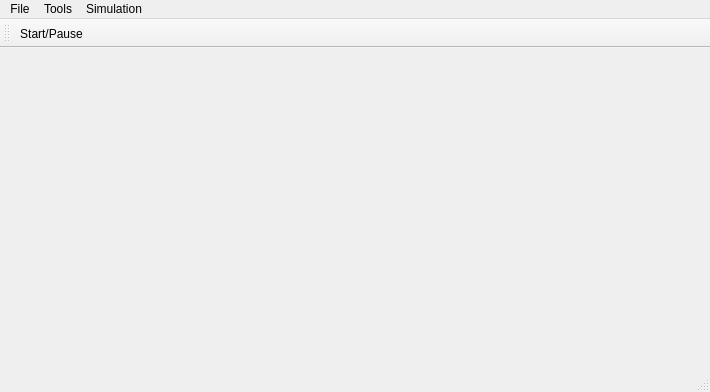
<?xml version="1.0" encoding="UTF-8"?>
<ui version="4.0">
 <class>MainWindow</class>
 <widget class="QMainWindow" name="MainWindow">
  <property name="geometry">
   <rect>
    <x>0</x>
    <y>0</y>
    <width>710</width>
    <height>392</height>
   </rect>
  </property>
  <property name="windowTitle">
   <string/>
  </property>
  <widget class="QWidget" name="centralwidget"/>
  <widget class="QStatusBar" name="statusbar"/>
  <widget class="QMenuBar" name="menubar">
   <property name="geometry">
    <rect>
     <x>0</x>
     <y>0</y>
     <width>710</width>
     <height>27</height>
    </rect>
   </property>
   <widget class="QMenu" name="menuFile">
    <property name="title">
     <string>File</string>
    </property>
    <addaction name="actionOpen"/>
    <addaction name="actionLoad_Parameters"/>
    <addaction name="separator"/>
    <addaction name="separator"/>
    <addaction name="action_quit"/>
   </widget>
   <widget class="QMenu" name="menuTools_2">
    <property name="title">
     <string>Tools</string>
    </property>
    <addaction name="action_camera_reset"/>
    <addaction name="actionCreate_Video"/>
    <addaction name="actionScreenshot"/>
    <addaction name="actionTake_Screenshots"/>
    <addaction name="actionSave_Binary_Data"/>
   </widget>
   <widget class="QMenu" name="menuSimulation">
    <property name="title">
     <string>Simulation</string>
    </property>
    <addaction name="actionStart_Pause"/>
    <addaction name="actionReset"/>
   </widget>
   <addaction name="menuFile"/>
   <addaction name="menuTools_2"/>
   <addaction name="menuSimulation"/>
  </widget>
  <widget class="QToolBar" name="toolBar">
   <property name="sizePolicy">
    <sizepolicy hsizetype="Preferred" vsizetype="Fixed">
     <horstretch>0</horstretch>
     <verstretch>0</verstretch>
    </sizepolicy>
   </property>
   <property name="windowTitle">
    <string>toolBar</string>
   </property>
   <property name="movable">
    <bool>true</bool>
   </property>
   <property name="allowedAreas">
    <set>Qt::BottomToolBarArea|Qt::TopToolBarArea</set>
   </property>
   <property name="floatable">
    <bool>false</bool>
   </property>
   <attribute name="toolBarArea">
    <enum>TopToolBarArea</enum>
   </attribute>
   <attribute name="toolBarBreak">
    <bool>false</bool>
   </attribute>
   <addaction name="actionStart_Pause"/>
  </widget>
  <action name="action_camera_reset">
   <property name="text">
    <string>Reset Camera</string>
   </property>
   <property name="shortcut">
    <string>Ctrl+Shift+R</string>
   </property>
  </action>
  <action name="action_quit">
   <property name="icon">
    <iconset resource="../../icons.qrc">
     <normaloff>:/gui/icons/but-quit.png</normaloff>:/gui/icons/but-quit.png</iconset>
   </property>
   <property name="text">
    <string>Quit</string>
   </property>
   <property name="shortcut">
    <string>Ctrl+Q</string>
   </property>
  </action>
  <action name="actionOpen">
   <property name="icon">
    <iconset resource="../../icons.qrc">
     <normaloff>:/gui/icons/open-file-folder-svgrepo-com.svg</normaloff>:/gui/icons/open-file-folder-svgrepo-com.svg</iconset>
   </property>
   <property name="text">
    <string>Open Snapshot...</string>
   </property>
   <property name="shortcut">
    <string>Ctrl+O</string>
   </property>
  </action>
  <action name="actionCreate_Video">
   <property name="text">
    <string>Create Video</string>
   </property>
   <property name="shortcut">
    <string>F3</string>
   </property>
  </action>
  <action name="actionScreenshot">
   <property name="text">
    <string>Screenshot</string>
   </property>
   <property name="shortcut">
    <string>F11</string>
   </property>
  </action>
  <action name="actionStart_Pause">
   <property name="checkable">
    <bool>true</bool>
   </property>
   <property name="icon">
    <iconset resource="../../icons.qrc">
     <normaloff>:/gui/icons/media-playback-start.svg</normaloff>
     <normalon>:/gui/icons/media-playback-pause.svg</normalon>:/gui/icons/media-playback-start.svg</iconset>
   </property>
   <property name="text">
    <string>Start/Pause</string>
   </property>
   <property name="shortcut">
    <string>F5</string>
   </property>
  </action>
  <action name="actionReset">
   <property name="text">
    <string>Reset</string>
   </property>
   <property name="shortcut">
    <string>Ctrl+R</string>
   </property>
  </action>
  <action name="actionTake_Screenshots">
   <property name="checkable">
    <bool>true</bool>
   </property>
   <property name="text">
    <string>Take Screenshots</string>
   </property>
  </action>
  <action name="actionLoad_Parameters">
   <property name="text">
    <string>Load Parameters...</string>
   </property>
   <property name="shortcut">
    <string>Ctrl+L</string>
   </property>
  </action>
  <action name="actionSave_Binary_Data">
   <property name="checkable">
    <bool>true</bool>
   </property>
   <property name="text">
    <string>Save Binary Data</string>
   </property>
  </action>
 </widget>
 <resources>
  <include location="../../icons.qrc"/>
 </resources>
 <connections/>
</ui>
